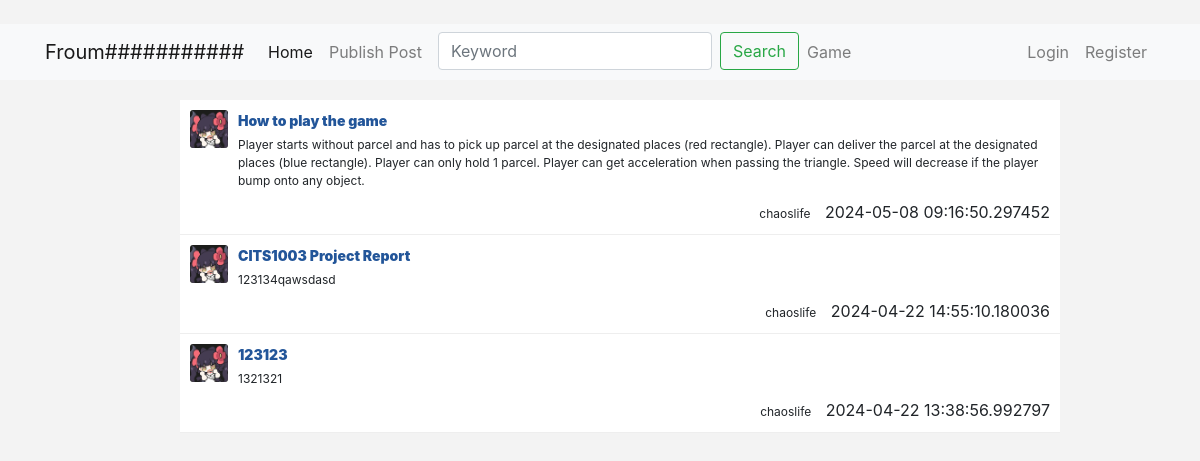
The page / on the database its author committed.
### models.py (models this page shows)
class PostsModel(db.Model):
    __tablename__ = "posts"
    id = db.Column(db.Integer, primary_key=True, autoincrement=True)
    title = db.Column(db.String(100), nullable=False)
    content = db.Column(db.Text, nullable=False)
    create_time = db.Column(db.DateTime, default=datetime.now)
    author_id = db.Column(db.Integer, db.ForeignKey("user.id"))
    author = db.relationship(UserModel, backref="posts")

class UserModel(db.Model):
    __tablename__ = "user"
    id = db.Column(db.Integer, primary_key=True, autoincrement=True)
    username = db.Column(db.String(100), nullable=False)
    password = db.Column(db.String(200), nullable=False)
    email = db.Column(db.String(100), nullable=False, unique=True)
    join_time = db.Column(db.DateTime, default=datetime.now)

### blueprint/forum.py (the view)
@bp.route("/")
def index():
    posts = PostsModel.query.order_by(PostsModel.create_time.desc()).all()
    return render_template("index.html", posts=posts)

### app.py (called while the page is built)
@app.before_request
def before_request1():
    user_id = session.get("user_id")
    if user_id:
        user = UserModel.query.get(user_id)
        setattr(g, "user", user)
    else:
        setattr(g, "user", None)

@app.context_processor
def content_processor1():
    return {"user": g.user}

### templates/index.html (shortened to what this page needs)
{% extends "base.html" %}
{% block head %}
<link rel="stylesheet" href="{{ url_for('static', filename='css/index.css') }}">
{% endblock %}
{% block body %}
<div class="row" style="margin-top: 20px;">
            <div class="col"></div>
            <div class="col-10">
                <ul class="question-ul">
                  {% for post in posts %}
                    <li>
                        <div class="side-question">
                            <img class="side-question-avatar" src="{{ url_for('static', filename='images/avatar.webp') }}" alt="">
                        </div>
                        <div class="question-main">
                            <div class="question-title"><a href="{{ url_for('forum.post_detail', post_id=post.id) }}">{{ post.title }}</a></div>
                            <div class="question-content">{{ post.content }}</div>
                            <div class="question-detail">
                                <span class="question-author">{{ post.author.username }}</span>
                                <span class="question-time">{{ post.create_time }}</span>
                            </div>
                        </div>
                    </li>
                  {% endfor %}
                </ul>
            </div>
            <div class="col"></div>
        </div>
{% endblock %}

### static/css/init.css (style rules this page uses)
body { background-color: #f3f3f3; }

### static/css/index.css (style rules this page uses)
.question-ul li { padding: 10px; overflow: hidden; display: flex; background-color: #fff; border-bottom:1px solid #eee; }
.side-question { flex-basis: 38px; height:100%; }
.side-question-avatar { width: 38px; height:38px; border-radius: 3px; }
.question-main { flex: 1; width: 660px; margin-left:10px; overflow: hidden; }
.question-title a { color: #259; font-size:14px; font-weight: 900; }
.question-author { font-size: 12px; margin-top: 5px; }
.question-content { margin-top: 5px; font-size:12px; }
.question-detail { text-align: right; margin-top: 10px; }
.question-detail .question-author { margin-right:10px; }

### rows shown on the page
PostsModel: title "How to play the game", content "Player starts without parcel and has to pick up parcel at the designated places (red rectangle). Player can deliver the parcel at the designated places (blue rectangle). Player can only hold 1 parcel. Player can get acceleration when passing the triangle. Speed will decrease if the player bump onto any object.", author.username "chaoslife", create_time "2024-05-08 09:16:50.297452"
PostsModel: title "CITS1003 Project Report", content "123134qawsdasd", author.username "chaoslife", create_time "2024-04-22 14:55:10.180036"
PostsModel: title "123123", content "1321321", author.username "chaoslife", create_time "2024-04-22 13:38:56.992797"
